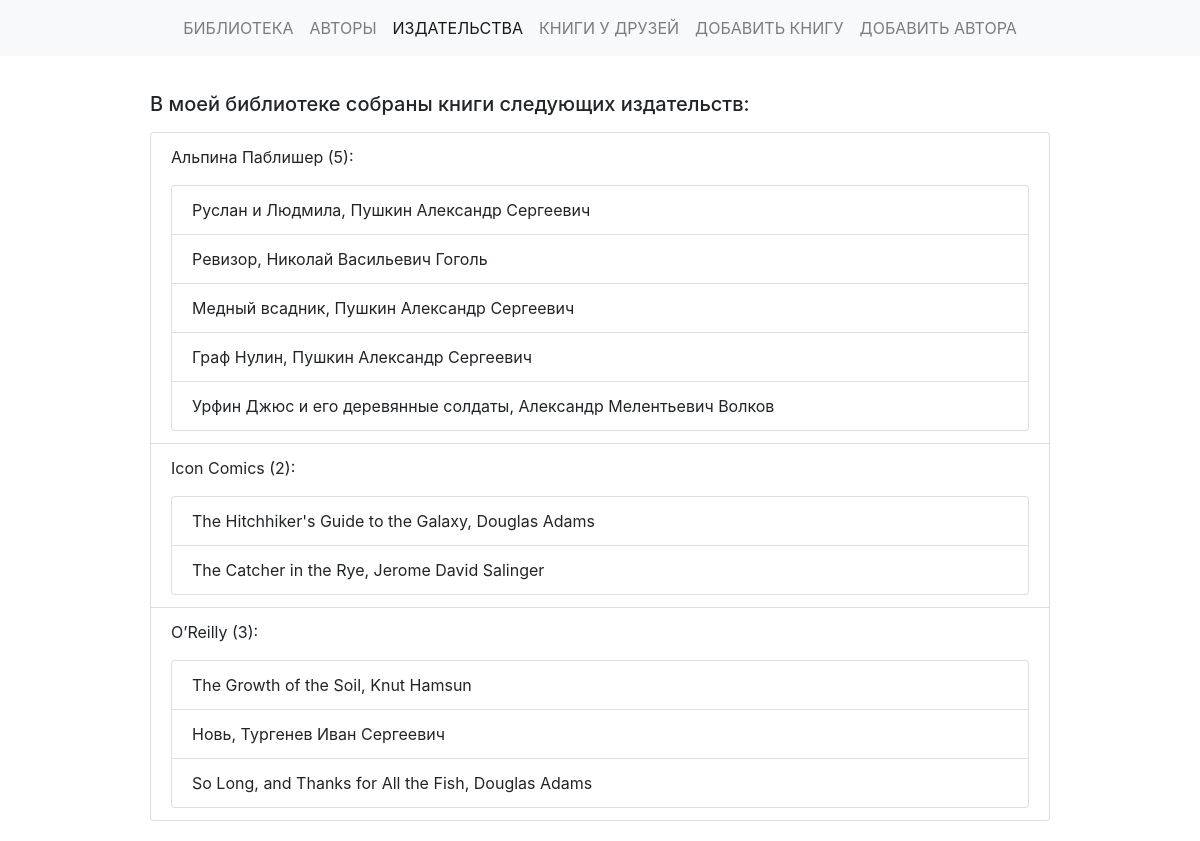
/publishers, run on the app's committed database.
### p_library/models.py (models this page shows, shortened)
class Publisher(models.Model):
    title = models.CharField(max_length=200)

class Book(models.Model):
    ISBN = models.CharField(max_length=13)
    title = models.TextField()
    description = models.TextField()
    year_release = models.SmallIntegerField()
    author = models.ForeignKey(Author, on_delete=models.CASCADE)
    copy_count = models.PositiveIntegerField(default=1)
    price = models.DecimalField(max_digits=100, decimal_places=2, default=0.00)
    publisher = models.ForeignKey(Publisher, related_name="books", on_delete=models.SET_NULL, null=True, blank=True)
    borrower = models.ForeignKey(Friend, related_name="borrowed_books", on_delete=models.SET_NULL, null=True, blank=True)
    cover = models.ImageField(upload_to='book_covers', blank=True)

class Author(models.Model):
    full_name = models.TextField()
    birth_year = models.SmallIntegerField()
    country = models.CharField(max_length=2)
    def __str__(self):
        return self.full_name

### p_library/views.py (the view)
# urls.py: path("publishers", publishers, name="publishers"),
def publishers(request):
    template = loader.get_template("publishers_list.html")
    publishers = Publisher.objects.all()
    publishers_data = {"publishers": publishers}
    return HttpResponse(template.render(publishers_data))

### p_library/templatetags/pub_books.py (called while the page is built)
@register.filter
def count_books(publisher):
    return publisher.books.count()

### p_library/templates/publishers_list.html (shortened to what this page needs)
{% extends "base.html" %}
{% load pub_books %}
{% block nav-pub %}<a class="nav-item nav-link active text-uppercase" href="">Издательства</a>{% endblock %}
{% block content %}
    <h5 class="mb-3">В моей библиотеке собраны книги следующих издательств:</h5>
    <ul class="list-group">
        {% for pub in publishers %}
        <li class="list-group-item">
            <p>{{ pub.title }} ({{ pub|count_books }}):</p>
            <ul class="list-group">
                {% for book in pub.books.all %}
                <li class="list-group-item">
                    {{ book.title }}, {{ book.author }}
                </li>
                {% endfor %}
            </ul>
        </li>
        {% endfor %}
    </ul>
{% endblock %}

### p_library/templates/base.html (shortened to what this page needs)
{% load static %}
<!DOCTYPE html>
<html lang="ru">
<head>
    <link rel="stylesheet" href="https://stackpath.bootstrapcdn.com/bootstrap/4.1.3/css/bootstrap.min.css"
>
    <link rel="stylesheet" href="{% static 'css/base.css' %}">
</head>
<body>
    <header class="d-flex flex-column">
        {% block nav %}
        <nav class="navbar navbar-expand-lg navbar-light bg-light mb-3 justify-content-center">
            <div class="navbar-nav">
                {% block nav-lib %}<a class="nav-item nav-link" href="{% url 'p_library:library' %}">Библиотека</a>{% endblock %}
                {% block nav-add-authors-list %}<a class="nav-item nav-link" href="{% url 'p_library:authors_list' %}">Авторы</a>{% endblock %}
                {% block nav-pub %}<a class="nav-item nav-link" href="{% url 'p_library:publishers' %}">Издательства</a>{% endblock %}
                {% block nav-borrowed %}<a class="nav-item nav-link" href="{% url 'p_library:borrowed_books' %}">Книги у друзей</a>{% endblock %}
                {% block nav-add-book %}<a class="nav-item nav-link" href="{% url 'p_library:add_book' %}">Добавить книгу</a>{% endblock %}
                {% block nav-add-author %}<a class="nav-item nav-link" href="{% url 'p_library:add_author' %}">Добавить автора</a>{% endblock %}
            </div>
        </nav>
        {% endblock %}
    </header>
    <main>
        {% block content %}
        {% endblock %}
    </main>
</body>
</html>

### p_library/static/css/base.css (style rules this page uses)
main { margin: 20px 150px; }
nav a { text-transform: uppercase; }

### data on the page
Publisher: title "Альпина Паблишер", id "5"
Book: title "Руслан и Людмила", author "Пушкин Александр Сергеевич"
Book: title "Ревизор", author "Николай Васильевич Гоголь"
Book: title "Медный всадник", author "Пушкин Александр Сергеевич"
Book: title "Граф Нулин", author "Пушкин Александр Сергеевич"
Book: title "Урфин Джюс и его деревянные солдаты", author "Александр Мелентьевич Волков"
Publisher: title "Icon Comics", id "2"
Book: title "The Hitchhiker's Guide to the Galaxy", author "Douglas Adams"
Book: title "The Catcher in the Rye", author "Jerome David Salinger"
Publisher: title "O’Reilly", id "3"
Book: title "The Growth of the Soil", author "Knut Hamsun"
Book: title "Новь", author "Тургенев Иван Сергеевич"
Book: title "So Long, and Thanks for All the Fish", author "Douglas Adams"
